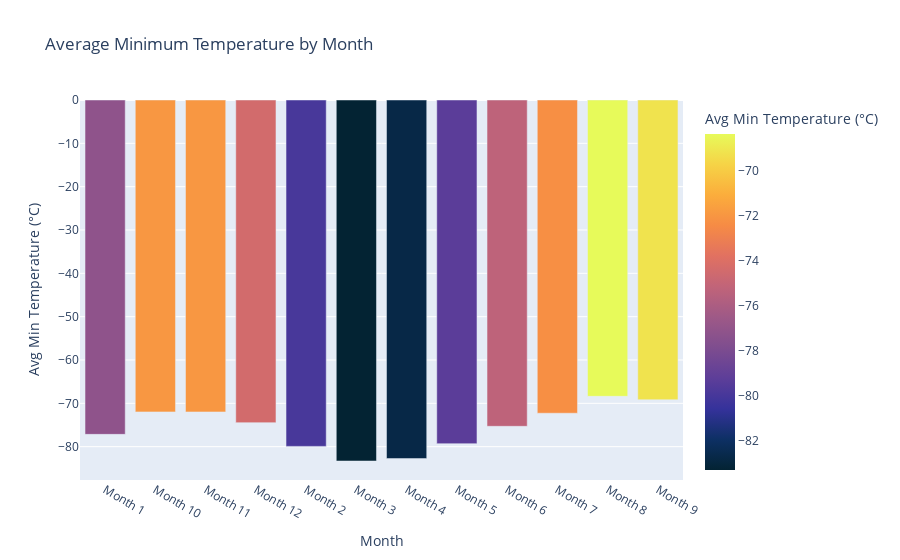

The cell this chart's notebook holds for it:
### Markdown cell above
## Part 3: Temporal Analysis & Seasonal Patterns

Analyze atmospheric trends across measurement periods to identify seasonal cycles and temperature-pressure relationships. Grouping operations reveal how conditions vary by month and time period.

### Code cell
# Average min_temp each month (Seasonal Temperature Extremes)
avg_min_temp_per_month = planet_data.groupby('month')['min_temp'].mean().reset_index()
print("Average Minimum Temperature by Month:")
print(avg_min_temp_per_month)
print("\n")

# Bar chart of the average min_temp by month
px.bar(
    avg_min_temp_per_month,
    x='month',
    y='min_temp',
    title='Average Minimum Temperature by Month',
    labels={'month': 'Month', 'min_temp': 'Avg Min Temperature (°C)'},
    color='min_temp',
    color_continuous_scale='thermal'
)

### Figure 1 — Plotly figure (JSON) as saved in the notebook; plotly's stock layout.template omitted (floating-point values rounded to 4 significant figures)
{"data": [{"alignmentgroup": "True", "hovertemplate": "Month=%{x}<br>Avg Min Temperature (°C)=%{marker.color}<extra></extra>", "legendgroup": "", "marker": {"color": [-77.16, -71.98, -71.99, -74.45, -79.93, -83.31, -82.75, -79.31, -75.3, -72.28, -68.38, -69.17], "coloraxis": "coloraxis", "pattern": {"shape": ""}}, "name": "", "offsetgroup": "", "orientation": "v", "showlegend": false, "textposition": "auto", "type": "bar", "x": ["Month 1", "Month 10", "Month 11", "Month 12", "Month 2", "Month 3", "Month 4", "Month 5", "Month 6", "Month 7", "Month 8", "Month 9"], "xaxis": "x", "y": [-77.16, -71.98, -71.99, -74.45, -79.93, -83.31, -82.75, -79.31, -75.3, -72.28, -68.38, -69.17], "yaxis": "y"}], "layout": {"autosize": true, "barmode": "relative", "coloraxis": {"colorbar": {"title": {"text": "Avg Min Temperature (°C)"}}, "colorscale": [[0, "rgb(3, 35, 51)"], [0.09091, "rgb(13, 48, 100)"], [0.1818, "rgb(53, 50, 155)"], [0.2727, "rgb(93, 62, 153)"], [0.3636, "rgb(126, 77, 143)"], [0.4545, "rgb(158, 89, 135)"], [0.5455, "rgb(193, 100, 121)"], [0.6364, "rgb(225, 113, 97)"], [0.7273, "rgb(246, 139, 69)"], [0.8182, "rgb(251, 173, 60)"], [0.9091, "rgb(246, 211, 70)"], [1, "rgb(231, 250, 90)"]]}, "legend": {"tracegroupgap": 0}, "title": {"text": "Average Minimum Temperature by Month"}, "xaxis": {"anchor": "y", "autorange": true, "domain": [0, 1], "range": [-0.5, 11.5], "title": {"text": "Month"}, "type": "category"}, "yaxis": {"anchor": "x", "autorange": true, "domain": [0, 1], "range": [-87.69, 0], "title": {"text": "Avg Min Temperature (°C)"}, "type": "linear"}}}
